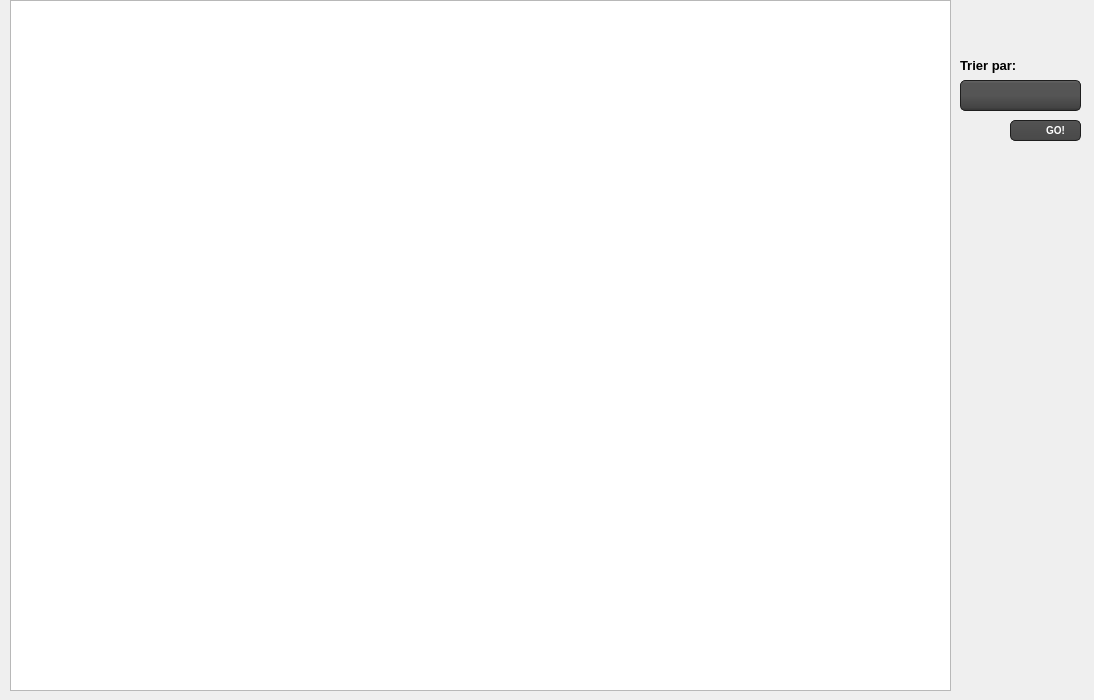
<?xml version="1.0" encoding="UTF-8"?>
<ui version="4.0">
 <class>DatbaseWin</class>
 <widget class="QDialog" name="DatbaseWin">
  <property name="geometry">
   <rect>
    <x>0</x>
    <y>0</y>
    <width>1094</width>
    <height>700</height>
   </rect>
  </property>
  <property name="windowTitle">
   <string>Dialog</string>
  </property>
  <widget class="QTableView" name="tableView">
   <property name="geometry">
    <rect>
     <x>10</x>
     <y>0</y>
     <width>941</width>
     <height>691</height>
    </rect>
   </property>
  </widget>
  <widget class="QComboBox" name="comboBox_sort">
   <property name="geometry">
    <rect>
     <x>960</x>
     <y>80</y>
     <width>121</width>
     <height>31</height>
    </rect>
   </property>
   <property name="styleSheet">
    <string notr="true">QComboBox
{
    subcontrol-origin: padding;
    subcontrol-position: top right;
    selection-background-color: #111;
    selection-color: yellow;
    color: white;
    background-color: QLinearGradient( x1: 0, y1: 0, x2: 0, y2: 1, stop: 0 #565656, stop: 0.1 #525252, stop: 0.5 #4e4e4e, stop: 0.9 #4a4a4a, stop: 1 #464646);
    border-style: solid;
    border: 1px solid #1e1e1e;
    border-radius: 5;
    padding: 1px 0px 1px 20px;
}


QComboBox:hover, QPushButton:hover
{
    border: 1px solid yellow;
    color: white;
}

QComboBox:editable {
    background: red;
    color: pink;
}

QComboBox:on
{
    padding-top: 0px;
    padding-left: 0px;
    color: white;
    background-color: QLinearGradient( x1: 0, y1: 0, x2: 0, y2: 1, stop: 0 #2d2d2d, stop: 0.1 #2b2b2b, stop: 0.5 #292929, stop: 0.9 #282828, stop: 1 #252525);
    selection-background-color: #ffaa00;
}

QComboBox:!on
{
    color: white;
    background-color: QLinearGradient( x1: 0, y1: 0, x2: 0, y2: 1, stop: 0 #666, stop: 0.1 #555, stop: 0.5 #555, stop: 0.9 #444, stop: 1 #333);
}

QComboBox QAbstractItemView
{
    border: 2px solid darkgray;
    color: black;
    selection-background-color: QLinearGradient( x1: 0, y1: 0, x2: 0, y2: 1, stop: 0 #111, stop: 1 #333);
}

QComboBox::drop-down
{
     subcontrol-origin: padding;
     subcontrol-position: top right;
     width: 15px;
     color: white;
     border-left-width: 0px;
     border-left-color: darkgray;
     border-left-style: solid; /* just a single line */
     border-top-right-radius: 3px; /* same radius as the QComboBox */
     border-bottom-right-radius: 3px;
     padding-left: 10px;
 }

QComboBox::down-arrow, QSpinBox::down-arrow, QTimeEdit::down-arrow, QDateEdit::down-arrow
{
     image: url(:/icons/down_arrow.png);
     width: 7px;
     height: 5px;
}</string>
   </property>
  </widget>
  <widget class="QLabel" name="label">
   <property name="geometry">
    <rect>
     <x>960</x>
     <y>50</y>
     <width>71</width>
     <height>31</height>
    </rect>
   </property>
   <property name="font">
    <font>
     <pointsize>10</pointsize>
     <weight>75</weight>
     <bold>true</bold>
    </font>
   </property>
   <property name="text">
    <string>Trier par:</string>
   </property>
  </widget>
  <widget class="QPushButton" name="pushButton">
   <property name="geometry">
    <rect>
     <x>1010</x>
     <y>120</y>
     <width>71</width>
     <height>21</height>
    </rect>
   </property>
   <property name="styleSheet">
    <string notr="true">QPushButton#pushButton{ 
background-color: QLinearGradient( x1: 0, y1: 0, x2: 0, y2: 1, stop: 0 #565656, stop: 0.1 #525252, stop: 0.5 #4e4e4e, stop: 0.9 #4a4a4a, stop: 1 #464646);
    border-style: solid;
    border: 1px solid #1e1e1e;
    border-radius: 5;
    padding: 1px 0px 1px 20px;

  color: #ffffff;
  font-size: 10px;
  font-family: Helvetica Neue;
  font-weight: 900;
  font-style: normal
  }
QPushButton#pushButton:pressed {
    background-color: yellow
}</string>
   </property>
   <property name="text">
    <string>GO!</string>
   </property>
  </widget>
  <widget class="QLabel" name="label_db">
   <property name="geometry">
    <rect>
     <x>970</x>
     <y>510</y>
     <width>111</width>
     <height>151</height>
    </rect>
   </property>
   <property name="text">
    <string/>
   </property>
  </widget>
  <widget class="QLabel" name="label_cov">
   <property name="geometry">
    <rect>
     <x>990</x>
     <y>410</y>
     <width>91</width>
     <height>81</height>
    </rect>
   </property>
   <property name="text">
    <string/>
   </property>
  </widget>
 </widget>
 <resources/>
 <connections/>
</ui>
